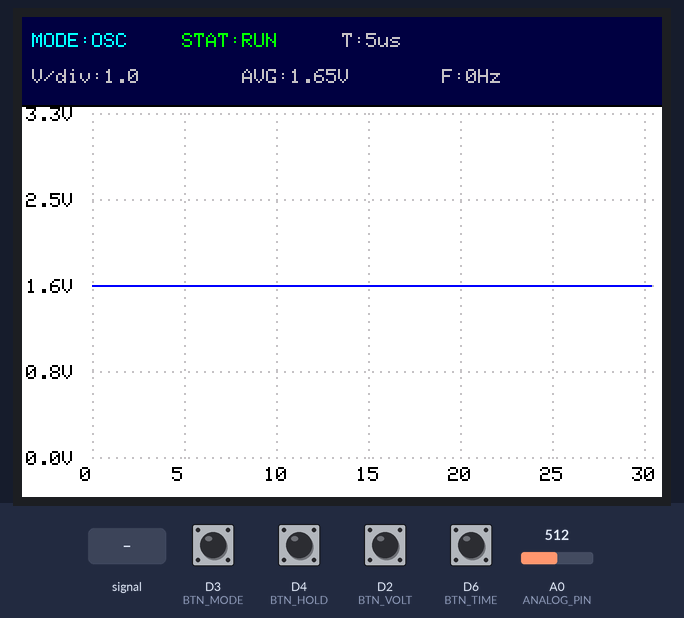
Bench run of a sketch on a simulated ESP8266 (NodeMCU). Shown: 320×240 colour display. The inputs (shaded band) are chosen by the test bench; at power-on: D2 (BTN_VOLT), D3 (BTN_MODE), D4 (BTN_HOLD), D6 (BTN_TIME) HIGH, A0 (ANALOG_PIN) = 512.

Above: at 1.5 s.
1.6 s: A0 (ANALOG_PIN) fed a 1000 Hz sine of ±255 counts around its level
At 2.09 s:
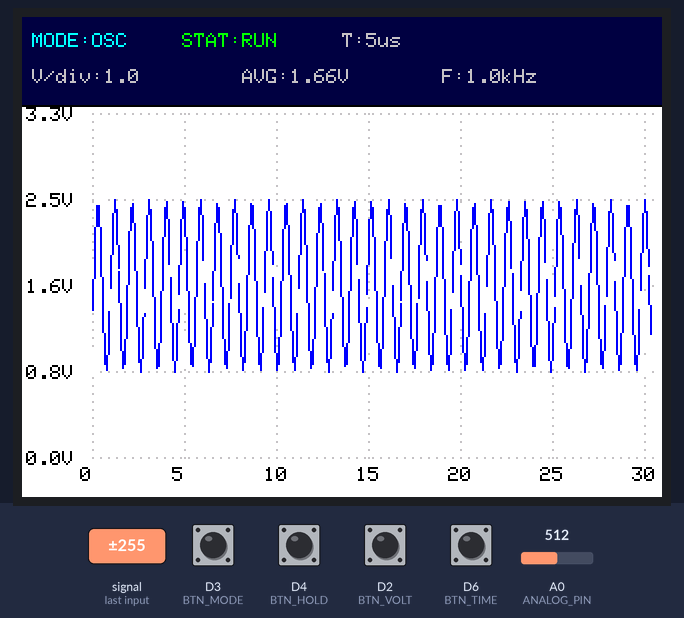
4.0 s: D4 (BTN_HOLD) pulled LOW for 0.15 s
At 4.8 s:
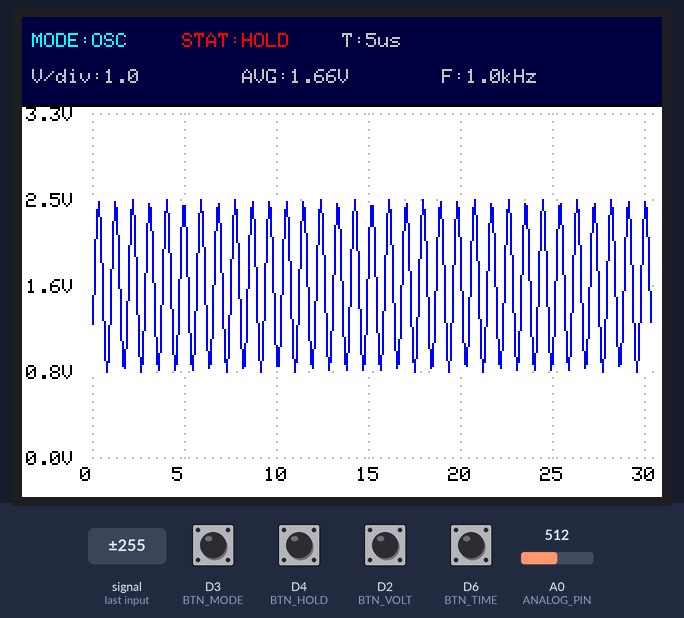
7.1 s: D3 (BTN_MODE) pulled LOW for 0.15 s
At 8.2 s:
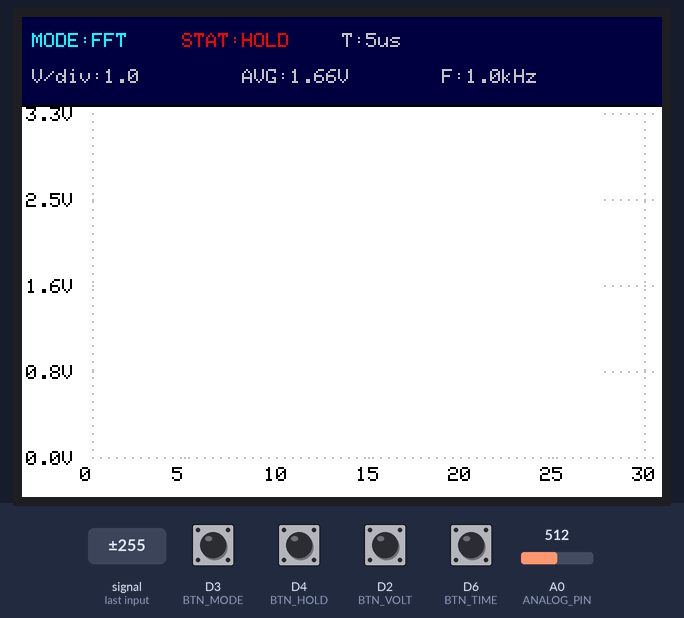
9.1 s: D4 (BTN_HOLD) pulled LOW for 1 s
At 9.48 s:
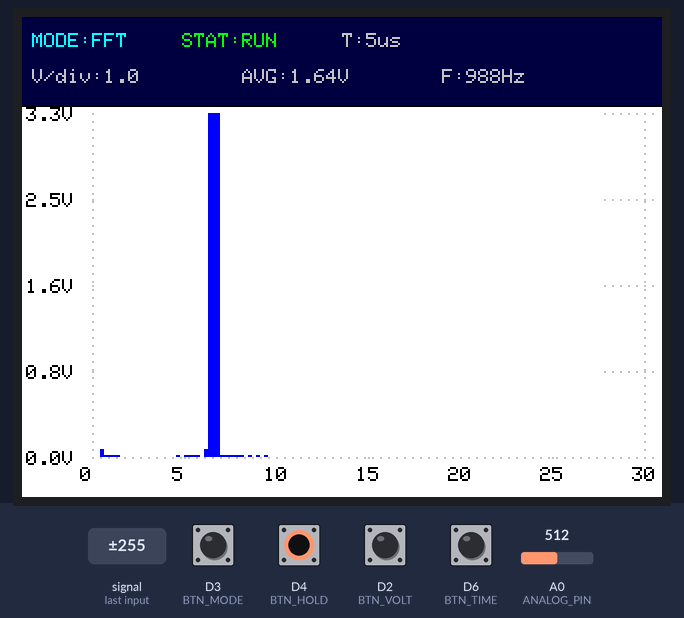
10.7 s: A0 (ANALOG_PIN) set to 310
At 11.7 s:
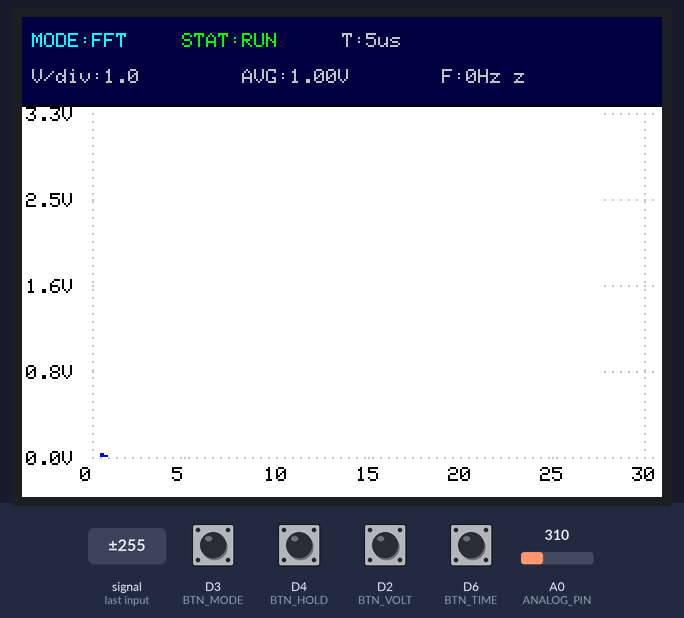
12.2 s: D2 (BTN_VOLT) pulled LOW for 0.15 s
At 12.8 s:
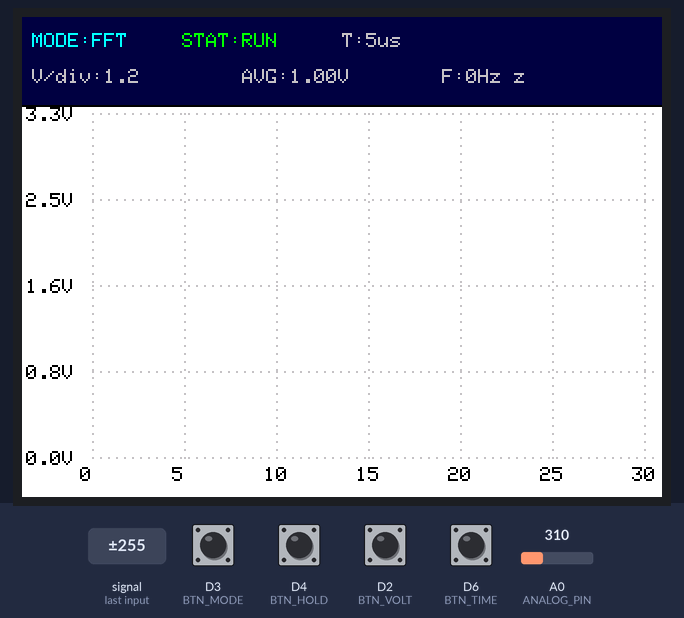
Timing chart, 0 to 14.9 s (numbered marks = the images above; inputs shaded):
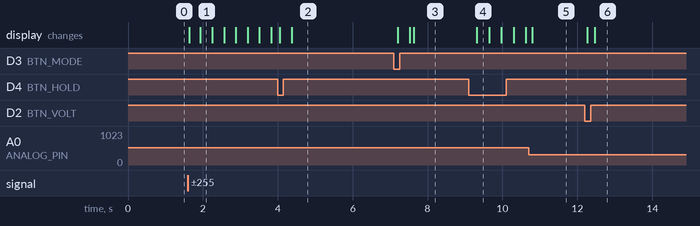

The sketch:

Mini_DSO.ino
```cpp
#include <SPI.h>
#include <Adafruit_GFX.h>
#include <Adafruit_ST7789.h>
#include <arduinoFFT.h>

// -------------------- PIN DEFINITIONS --------------------
#define TFT_CS    D8
#define TFT_DC    D1
#define TFT_RST   -1

#define BTN_MODE  D3
#define BTN_TIME  D6
#define BTN_VOLT  D2
#define BTN_HOLD  D4

#define ANALOG_PIN A0

// -------------------- DISPLAY SETTINGS --------------------
#define SCREEN_WIDTH  320
#define SCREEN_HEIGHT 240
#define UI_HEIGHT     46
#define WAVE_AREA_H   192
#define GRID_COLS 6
#define GRID_ROWS 4

#define DIV_W (SCREEN_WIDTH/ GRID_COLS)
#define DIV_H (WAVE_AREA_H / GRID_ROWS)

// -------------------- UI LAYOUT --------------------
#define PLOT_X_START 35   // Margin for Voltage labels
#define PLOT_W       280  // Width of the actual grid
#define PLOT_Y_START 48   // Below the header
#define PLOT_H       172  // Height of the actual grid
#define PLOT_X_END   (PLOT_X_START + PLOT_W)
#define PLOT_Y_END   (PLOT_Y_START + PLOT_H)

// New Color Scheme
#define BG_COLOR    ST77XX_WHITE
#define GRID_COLOR  0xC618 // Light Gray
#define TEXT_COLOR  ST77XX_BLACK
#define WAVE_COLOR  ST77XX_BLUE  // Blue looks better on white than yellow
#define UI_BG       0xEF7D // Very light gray for header

Adafruit_ST7789 tft = Adafruit_ST7789(TFT_CS, TFT_DC, TFT_RST);
ArduinoFFT<double> FFT = ArduinoFFT<double>();

// -------------------- BUFFERS --------------------
int waveBuff[320], prevWaveBuff[320];
double vReal[256], vImag[256];
int prevFFTBuff[128]; // To store previous bar heights for flicker-free erase

// -------------------- SCALE SETTINGS --------------------
const int timeArray[] = {5, 10, 20, 40, 80, 160, 320};
int tIndex = 0;

const float voltArray[] = {0.2,0.4,0.6,0.8,1,1.2,1.4,1.6,1.8,2};
int vIndex = 4;

bool hold = false;
bool fftMode = false;

float avgVoltage = 0;
float frequency = 0;

// -------------------- BUTTON STATE --------------------
bool lastMode = HIGH, lastTime = HIGH, lastVolt = HIGH, lastHold = HIGH;

// ========================================================
// SETUP
// ========================================================
void setup() {
  Serial.begin(115200);

  tft.init(240, 320);
  tft.setRotation(1);
  tft.fillScreen(BG_COLOR);

  pinMode(BTN_MODE, INPUT_PULLUP);
  pinMode(BTN_TIME, INPUT_PULLUP);
  pinMode(BTN_VOLT, INPUT_PULLUP);
  pinMode(BTN_HOLD, INPUT_PULLUP);

  drawHeader();
  fullRefresh();

  for (int i = 0; i < 320; i++)
    prevWaveBuff[i] = 512;
}

// ========================================================
// LOOP
// ========================================================
void loop() {

  checkButtons();

  if (!hold)
    captureData();

  updateHeader();

  if (fftMode)
    renderFFT();
  else
    renderOscilloscope();

  yield();
}

// ========================================================
// BUTTON HANDLING
// ========================================================
void checkButtons() {

  bool m = digitalRead(BTN_MODE);
  if (m == LOW && lastMode == HIGH) {
    fftMode = !fftMode;
    fullRefresh();
    delay(150);
  }
  lastMode = m;

  bool t = digitalRead(BTN_TIME);
  if (t == LOW && lastTime == HIGH) {
    tIndex = (tIndex + 1) % 7;
    fullRefresh();
    delay(150);
  }
  lastTime = t;

  bool v = digitalRead(BTN_VOLT);
  if (v == LOW && lastVolt == HIGH) {
    vIndex = (vIndex + 1) % 10;
    fullRefresh();
    delay(150);
  }
  lastVolt = v;

  bool h = digitalRead(BTN_HOLD);
  if (h == LOW && lastHold == HIGH) {
    hold = !hold;
    delay(150);
  }
  lastHold = h;
}

// ========================================================
// DATA CAPTURE
// ========================================================
void captureData() {

  long sum = 0;
  int crossings = 0;
  int mid = 512;

  unsigned long startT = micros();
  int delayVal = timeArray[tIndex];

  for (int i = 0; i < 320; i++) {

    waveBuff[i] = analogRead(ANALOG_PIN);
    sum += waveBuff[i];

    if (i > 0 && waveBuff[i - 1] < mid && waveBuff[i] >= mid)
      crossings++;

    if (i < 256) {
      vReal[i] = waveBuff[i];
      vImag[i] = 0;
    }

    if (delayVal > 0)
      delayMicroseconds(delayVal);
  }

  float elapsed = (micros() - startT) / 1000000.0;

  avgVoltage = (sum / 320.0) * (3.3 / 1023.0);
  frequency = (elapsed > 0) ? (crossings / elapsed) : 0;
}

// ========================================================
// HEADER
// ========================================================
void drawHeader() {
  tft.fillRect(0, 0, 320, 44, 0x0008);
  tft.drawFastHLine(0, 44, 320, TEXT_COLOR);
}

void updateHeader() {

  tft.setTextSize(1);

  tft.setTextColor(0x07FF, 0x0008);
  tft.setCursor(5, 8);
  tft.printf("MODE:%s", fftMode ? "FFT" : "OSC");

  tft.setTextColor(hold ? ST77XX_RED : ST77XX_GREEN, 0x0008);
  tft.setCursor(80, 8);
  tft.printf("STAT:%s", hold ? "HOLD" : "RUN ");

  tft.setTextColor(GRID_COLOR, 0x0008);
  tft.setCursor(160, 8);
  tft.printf("T:%dus ", timeArray[tIndex]);

  tft.setTextColor(GRID_COLOR, 0x0008);
  tft.setCursor(5, 26);
  tft.printf("V/div:%.1f", voltArray[vIndex]);

  tft.setTextColor(GRID_COLOR, 0x0008);
  tft.setCursor(110, 26);
  tft.printf("AVG:%.2fV", avgVoltage);

  tft.setTextColor(GRID_COLOR, 0x0008);
  tft.setCursor(210, 26);
  if (frequency > 999)
    tft.printf("F:%.1fkHz", frequency / 1000.0);
  else
    tft.printf("F:%.0fHz ", frequency);
}

// ========================================================
// GRID
// ========================================================
void drawStaticGrid() {
  tft.setTextSize(1);

  for (int c = 0; c <= GRID_COLS; c++) {
    int x = PLOT_X_START + (c * (PLOT_W / GRID_COLS));
    for (int y = PLOT_Y_START; y <= PLOT_Y_END; y += 4) {
      tft.drawPixel(x, y, GRID_COLOR); // Light gray dots
    }
    tft.setTextColor(TEXT_COLOR);
    tft.setCursor(x - 6, PLOT_Y_END + 5);
    tft.printf("%d", c * timeArray[tIndex]);
  }

  for (int r = 0; r <= GRID_ROWS; r++) {
    int y = PLOT_Y_START + (r * (PLOT_H / GRID_ROWS));
    for (int x = PLOT_X_START; x <= PLOT_X_END; x += 4) {
      tft.drawPixel(x, y, GRID_COLOR);
    }
    float vVal = 3.3 - (r * (3.3 / GRID_ROWS));
    tft.setTextColor(TEXT_COLOR);
    tft.setCursor(2, y - 3);
    tft.printf("%.1fV", vVal);
  }
}

void fullRefresh() {
  // Clear the plot area and labels with White
  tft.fillRect(0, UI_HEIGHT, SCREEN_WIDTH, SCREEN_HEIGHT - UI_HEIGHT, BG_COLOR);
  drawStaticGrid();
}
// ========================================================
// OSCILLOSCOPE RENDER
// ========================================================
void renderOscilloscope() {
  float gain = 1.0 / voltArray[vIndex];

  for (int i = 0; i < PLOT_W - 1; i++) {
    // 1. Erase previous line using BG_COLOR (White)
    tft.drawLine(PLOT_X_START + i, prevWaveBuff[i], PLOT_X_START + i + 1, prevWaveBuff[i+1], BG_COLOR);

    float s1 = (waveBuff[i] - 512) * gain + 512;
    float s2 = (waveBuff[i+1] - 512) * gain + 512;

    int ny1 = constrain(map(s1, 0, 1023, PLOT_Y_END, PLOT_Y_START), PLOT_Y_START, PLOT_Y_END);
    int ny2 = constrain(map(s2, 0, 1023, PLOT_Y_END, PLOT_Y_START), PLOT_Y_START, PLOT_Y_END);

    // 2. Draw new waveform in Blue or Black
    tft.drawLine(PLOT_X_START + i, ny1, PLOT_X_START + i + 1, ny2, WAVE_COLOR);

    prevWaveBuff[i] = ny1;
    if (i == PLOT_W - 2) prevWaveBuff[i+1] = ny2;
  }
}
// ========================================================
// FFT RENDER
// ========================================================
void renderFFT() {
  // We do NOT call fillRect(0, 46, 320, 192) here anymore to prevent flicker.
  // Instead, we redraw the grid pixels only where they were "stepped on".

  FFT.windowing(vReal, 256, FFT_WIN_TYP_HAMMING, FFT_FORWARD);
  FFT.compute(vReal, vImag, 256, FFT_FORWARD);
  FFT.complexToMagnitude(vReal, vImag, 256);

  for (int i = 2; i < 128; i++) {
    int x = PLOT_X_START + (i * 2);
    if (x >= PLOT_X_END) break; // Keep it bounded within the grid

    // Calculate new bar height
    int newBarH = map(vReal[i], 0, 4000, 0, PLOT_H);
    newBarH = constrain(newBarH, 0, PLOT_H);
    int prevBarH = prevFFTBuff[i];

    // --- Flicker-Free Logic ---
    if (newBarH < prevBarH) {
      // New bar is shorter: Erase the top part with BG_COLOR
      tft.fillRect(x, PLOT_Y_END - prevBarH, 2, prevBarH - newBarH, BG_COLOR);

      // Redraw grid dots in the erased area if necessary
      // (Optional: for simplicity, we refresh grid via checkButtons when needed)
    }
    else if (newBarH > prevBarH) {
      // New bar is taller: Draw only the extra height
      tft.fillRect(x, PLOT_Y_END - newBarH, 2, newBarH - prevBarH, WAVE_COLOR);
    }
    // If they are equal, do nothing (no flicker!)

    prevFFTBuff[i] = newBarH;
  }
}
```

Measured:
- after the input at 1.6 s, the display: first changes at once (image 1 shows a later state)
- after the input at 7.1 s, the display: first changes after 0.10 s (image 3 shows a later state)
- after the input at 9.1 s, the display: changes after 0.22 s (image 4)
- after the input at 12.2 s, the display: first changes after 0.07 s (image 6 shows a later state)
